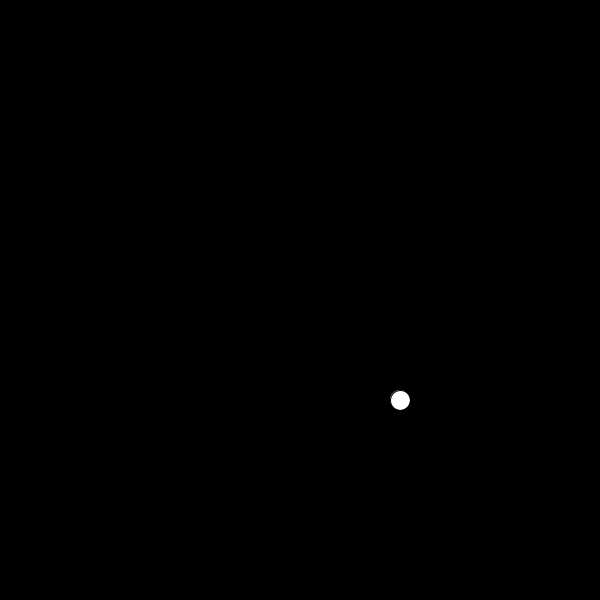
Frame 1 (no input)
Frame 60 (the mouse pressed at the canvas centre just before this capture): identical to frame 1, image omitted
Frame 120 (the mouse held since frame 60 and released just before this capture): identical to frame 1, image omitted

The Processing sketch that drew this single still picture (run headless with seeded random() and noise(); from frame 60 on, the mouse is pressed at the canvas centre):

// Processing sketch: a_myball_a
// ── a_myball_a.pde
// DECLARE 
Ball myBall;

void setup() {
  size(600, 600);
  smooth();
  
// INITIALISE
  myBall = new Ball(400, 400); //specified in Ball tab
}

void draw() {
  background(0);
//CALL FUNCTIONALITY
  myBall.run(); // . opens up a class and call function
}  


// ── Ball.pde
class Ball{
  // GLOBAL VARIABLES
  float x=0;
  float y=0;
 
  
  // CONSTRUCTOR *
   Ball(float _x, float _y){ //_x and _y linked to initialise stage
     x = _x;
     y = _y;
   }
  
  // FUNCTIONS
  void run() {
  display(); 
  //move
  //bounce
  //gravity
  }
  void display(){
 ellipse(x,y,20,20); 
  }
  
}

//when opening curly brackets, close them immediately
